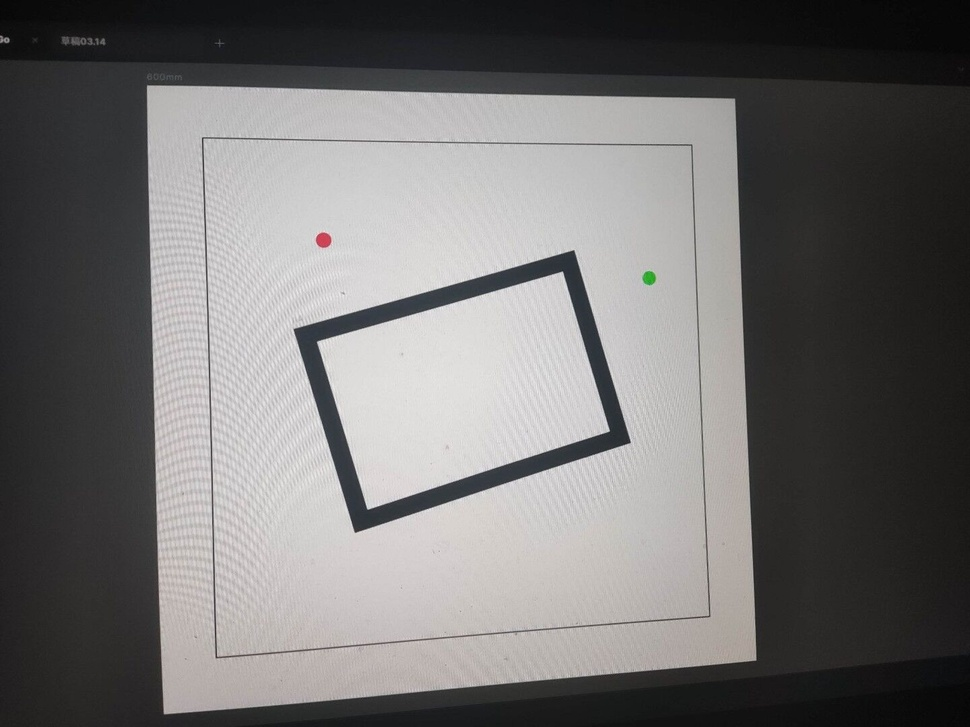
#> input picture week - 9/photo/1.jpg, 970 x 727 px, shrunk from 1440 x 1080 before the run
$ python .py
#> lines starting #> are read from the running program, lines starting #| are printed output that depends on the picture; after the words box and inside, x2 and y2 are one past the last pixel; in counts of white or black regions, pixels touching at a corner belong together
import cv2
import numpy as np
import matplotlib.pyplot as plt

o = cv2.imread('photo/1.jpg')
#> o is the input picture: shape (727, 970, 3); mean B, G, R 111.8, 112.3, 113.8

plt.figure(figsize=(10,10),dpi=100)
plt.subplot(1,4,1)
plt.title("o")
plt.imshow(o)
plt.axis('off')

# 转换为8位灰度图
gray = cv2.cvtColor(o,cv2.COLOR_BGR2GRAY)

# 二值化图像
ret, binary = cv2.threshold(gray,127,255,cv2.THRESH_BINARY)
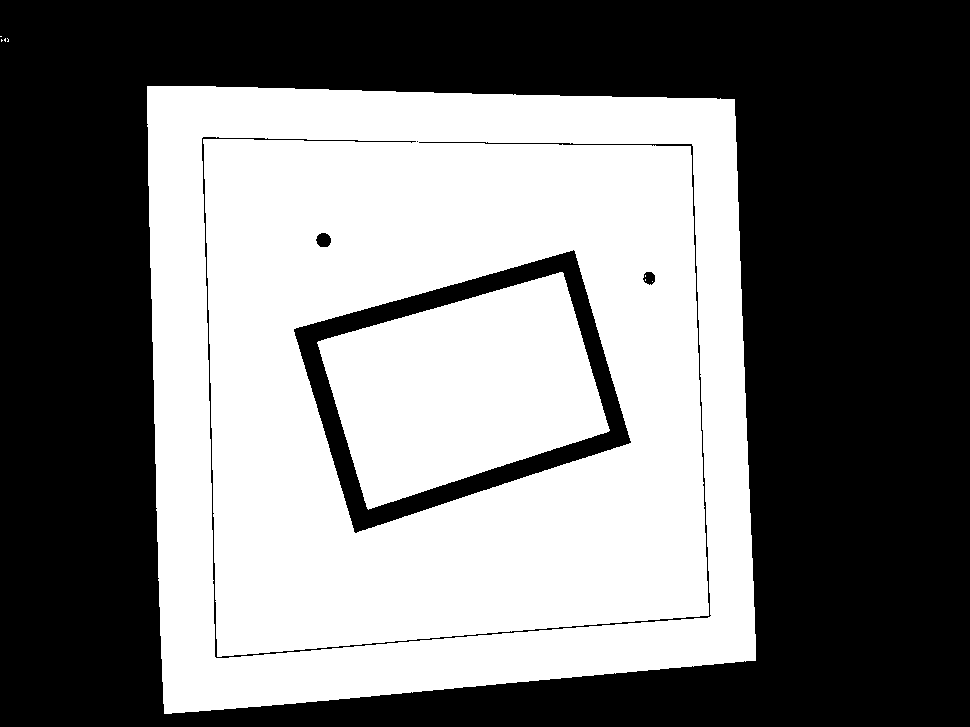
#> binary: shape (727, 970); 47.3% white; 9 white regions (7 under 20 px)

# 提取轮廓
contours, hierarchy = cv2.findContours(binary,
                                cv2.RETR_TREE, # 建立等级树
                      cv2.CHAIN_APPROX_SIMPLE) # 保留关键点
#> contours = 14 contours, 8 with area under 20; largest, box (x1, y1, x2, y2) and area: (147, 86, 756, 714) 351336, (293, 249, 632, 534) 60428, (317, 272, 610, 510) 43268, (201, 136, 712, 659) 4564, (315, 232, 332, 248) 186, (642, 271, 656, 286) 138
n=len(contours) # 获取轮廓个数
#> n = 14
contoursImg=[] # 创建一个填充轮廓的元组

for i in range(n):
    temp=np.zeros(o.shape,np.uint8) # 创建一个所有元素为0的矩阵
    contoursImg.append(temp) # 添加画布
    contoursImg[i]=cv2.drawContours(contoursImg[i], # 传入画布
                                          contours, # 提取当前的轮廓集合
                                                 i, # 第i个轮廓
                                         (0,0,255), # RGB通道选择B
                                                 5) # 线条宽度5
    # 显示
#> (the run stopped early here; a loop or call above may not have finished)

$ run again, with week - 9/photo/2.jpg copied over week - 9/photo/1.jpg
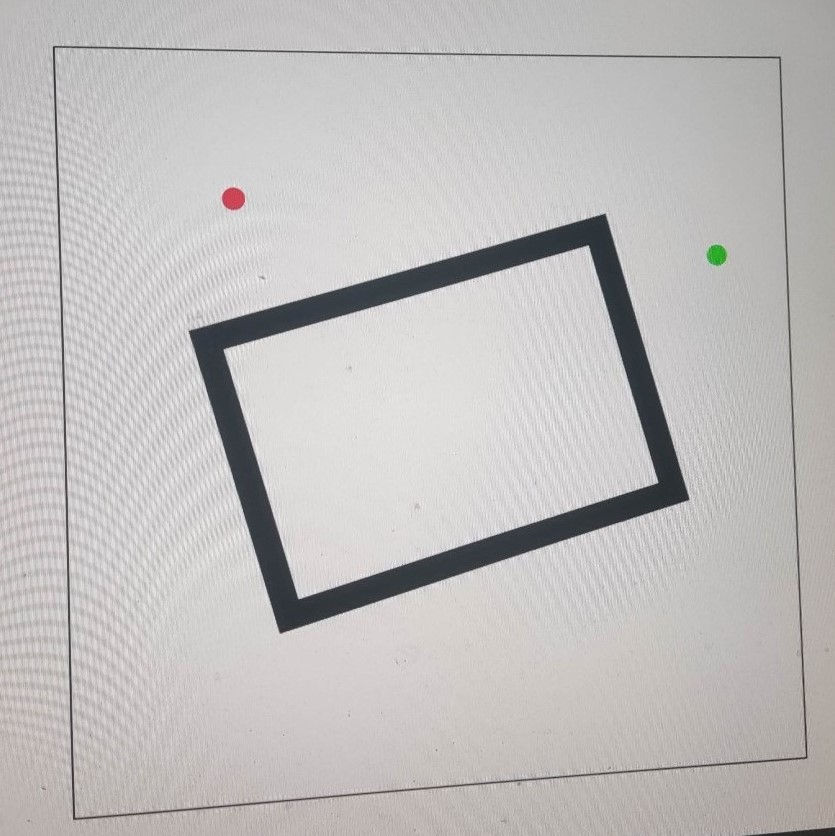
#> input picture week - 9/photo/2.jpg, 835 x 836 px
#> o is the input picture: shape (836, 835, 3); mean B, G, R 188.5, 189.2, 191.4
#> `ret, binary = cv2.threshold(gray,127,255,cv2.THRESH_BINARY)`:
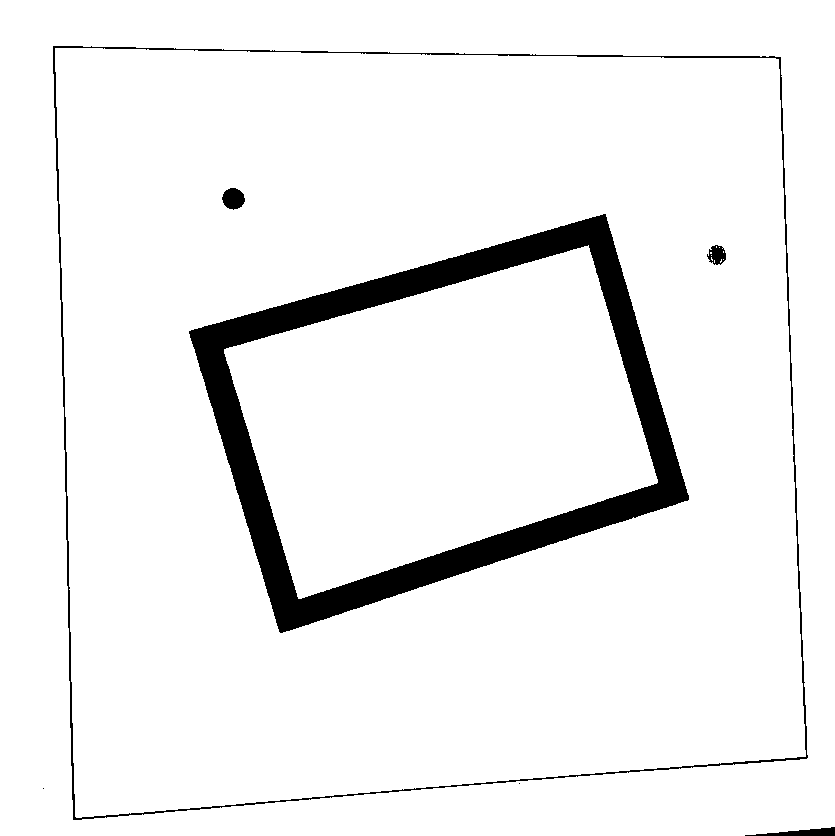
#> binary: shape (836, 835); 94% white; 7 black regions (2 under 20 px)
#> contours = 18 contours, 11 with area under 20; largest, box (x1, y1, x2, y2) and area: (0, 0, 835, 836) 695976, (52, 45, 809, 821) 539645, (55, 48, 806, 818) 531500, (188, 213, 690, 634) 132934, (224, 245, 658, 599) 95718, (221, 187, 246, 211) 405, (706, 244, 727, 266) 310
#> n = 18
